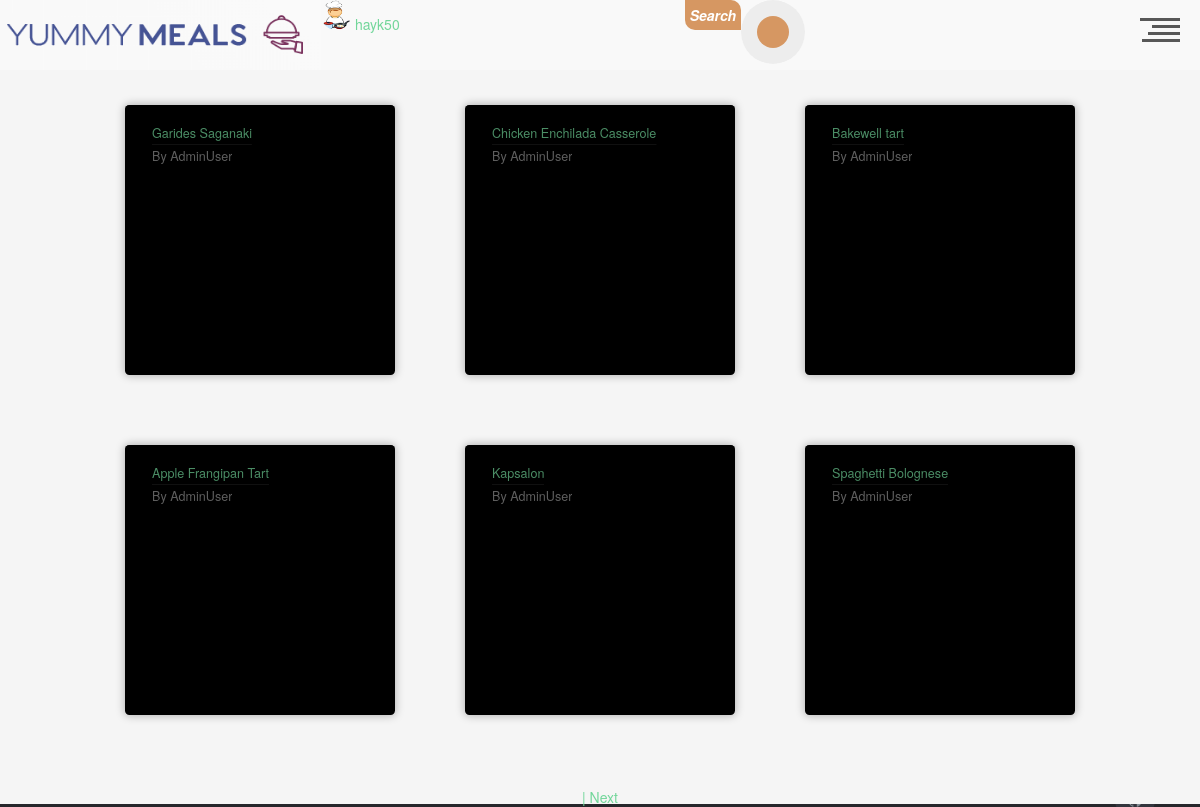
The app's page /meal/ (signed in) with its own data.
### app/users/models.py (models this page shows, shortened)
class User(db.Model, UserMixin):
    __tablename__ = 'user'
    id = db.Column(db.Integer, primary_key=True)
    username = db.Column(db.String(20), unique=True, nullable=False)
    email = db.Column(db.String(120), unique=True, nullable=False)
    image_file = db.Column(
        db.String(20), nullable=False, default='default.png')
    password = db.Column(db.String(60), nullable=False)
    comment = db.relationship('UserComments', backref='author', lazy=True)
    is_admin = db.Column(db.Boolean, default=False)

### app/meals/models.py (models this page shows, shortened)
class Meal(db.Model):
    __tablename__ = 'meal'
    id = Column(Integer, primary_key=True)
    name = Column(String)
    category_id = Column(Integer, ForeignKey('category.id'))
    area_id = Column(Integer, ForeignKey('area.id'))
    author_id = Column(Integer, ForeignKey('user.id'), default=1)
    instructions = Column(String)
    img_link = Column(String, default='default.jpg')
    tags = Column(String)
    video_link = Column(String)
    date_posted = Column(db.DateTime, nullable=False, default=datetime.utcnow)
    area = relationship("Area")
    category = relationship("Category")
    user = relationship("User")

### app/meals/routes.py (the view)
@meals_bp.route('/')
def test_route():
    if not current_user.is_authenticated:
        return redirect('/')
    page = request.args.get('page', 1, type=int)
    meallist = Meal.query.paginate(page, 6, False)
    next_url = url_for('meals.test_route', page=meallist.next_num) \
        if meallist.has_next else None
    prev_url = url_for('meals.test_route', page=meallist.prev_num) \
        if meallist.has_prev else None
    return render_template(
        'main_page.html',
        meallist=meallist,
        next_url=next_url,
        prev_url=prev_url,
    )

### app/users/models.py (called while the page is built)
@login_manager.user_loader
def load_user(user_id):
    return User.query.get(int(user_id))

### app/meals/templates/main_page.html (shortened to what this page needs)
{% extends 'base.html' %}
{% block content %}
    <link rel="stylesheet" href={{ url_for('meals.static', filename='css/main.css') }}  />
<div class="flexbox">
    {% for meal in meallist.items %}
        <div class="food-card" style="background-image:url(
          {% if meal.author_id != 1 %}
            {{url_for('meals.static' ,filename = meal.img_link )}}
          {% else %}
            {{meal.img_link}}
          {% endif %}
          );">
    <div class="food-card-content">
      <div class="heading show">
        <h2><a href="/meal/meal_info/{{meal.id}}">{{meal.name}}</a></h2>
      </div>
      <div class="heading author show">
        <h5>By <a href="{{url_for('users.users_profiles' , u_id = meal.user.id)}}" class="profile">{{meal.user.username}}</a></h5>
      </div>
    </div>
  </div>
    {% endfor %}
</div>
<div class="nav_btns">
    {% if next_url %}
    <a href="{{ next_url }}">  | Next </a>
    {% endif %}
</div>
{% endblock content %}

### app/index/templates/base.html (shortened to what this page needs)
<!DOCTYPE html>
<html lang="en">
<head>
    <link rel="stylesheet" href= "{{ url_for('index.static', filename='css/base.css') }}"  />
    <link rel="stylesheet" href="https://stackpath.bootstrapcdn.com/bootstrap/4.5.0/css/bootstrap.min.css">
    <link rel="stylesheet" href="https://cdnjs.cloudflare.com/ajax/libs/font-awesome/4.7.0/css/font-awesome.min.css">
    <link rel="stylesheet" href="https://cdnjs.cloudflare.com/ajax/libs/twitter-bootstrap/3.3.7/css/bootstrap.min.css">
</head>
<body id="page-top">
    {% include 'header.html' %}
<section id="preloader-section">
        <section/>
    <main class="main-content">
    {% block content %}
    {% endblock content %}
    </main>
    {% extends 'footer.html' %}

### app/index/templates/header.html (shortened to what this page needs)
<link rel="stylesheet" href="{{url_for('index.static',filename='css/header.css') }}">
<header style="display:flex">
  <h1><a style="display:flex;" href="/"><img width="321" height="70", src="{{url_for('index.static' ,  filename='media/Logo2-1.png') }}" ></a></h1>
  <h1>
  {%if current_user.is_authenticated%}
  <img width="30" height="30", src="{{url_for('users.static' ,  filename='profile_pics/'+current_user.image_file) }}" alt="Avatar" class="avatar img-circle">
  	<a href="/user/user_profile/{{current_user.id}}">{{current_user.username}}  </a>
	{%endif%}
  </h1>
<div class="search-form">
<p class="head_search_txt">Search</p>
 <form  method = 'GET' action="{{url_for('meals.meal_search')}}">
    <button style = "outline:none;" class="head_search_btn" type = 'submit'></button>
  </form>
</div>
  <div id="nav-trigger" role="button">
    <div class="line l-01"></div>
    <div class="line l-02"></div>
    <div class="line l-03"></div>
    <div class="line l-04"></div>
  </div>
</header>

### app/index/templates/footer.html (shortened to what this page needs)
    <footer class="site-footer">
      <div class="container">
        <div class="row">
          <div class="col-sm-12 col-md-6">
            <h6>About</h6>
            <p class="text-justify">Here's our ACA second course final Flask project. <br/>
            Authors: Vlad Harutyunyan, Hayk Sahakyan, <br/> Zhora Karyan and Ruzanna Ordyan<br>
              <a href="{{ url_for('index.presentation') }}">&#10024; Website presentation</a></p>
          </div>
          <div class="col-xs-6 col-md-3">
            <h6>Categories</h6>
            <ul class="footer-links">
                <li><a href="{{ url_for('meals.categories_list') }}">All Categories</a></li>
            </ul>
          </div>
          <div class="col-xs-6 col-md-3">
            <h6>Quick Links</h6>
            <ul class="footer-links">
             {% if  current_user.username %}
                <li><a href="{{ url_for('users.logout') }}">Logout</a></li>
                <li><a href="{{ url_for('users.account_get') }}">Settings</a></li>
                <li><a href="{{ url_for('users.users_profiles' , u_id = current_user.id) }}">My profile</a></li>
                <li><a href="{{ url_for('users.new_recipe_get') }}">New Recipe</a></li>
                <li><a href="{{ url_for('users.support_get') }}">Support</a></li>
                <li><a href="{{ url_for('users.messages_get') }}">Private Messages (PM) </a></li>
                {% else %}
                <li><a href="{{ url_for('users.login') }}">Login</a></li>
                <li><a href="{{ url_for('users.register') }}">Register</a></li>
            {% endif %}
            </ul>
          </div>
        </div>
      </div>
      <div class="container">
        <div class="row">
          <div class="col-md-8 col-sm-6 col-xs-12">
            <p class="copyright-text">Copyright &copy; 2020 All Rights Reserved
            </p>
          </div>
          <div class="col-md-4 col-sm-6 col-xs-12">
            <ul class="social-icons">
              <li><a class="dribbble" href="https://github.com/Vlad-Harutyunyan/YummyMeals"></a></li>
            </ul>
          </div>
        </div>
      </div>
</footer>

### app/index/static/css/base.css (style rules this page uses)
* { margin: 0; padding: 0; outline: none; box-sizing: border-box; }
.main-content { margin-bottom: 200px; z-index: 2; }
body { background-color: #ededed; }
#preloader-section { box-sizing: border-box; margin: 0; padding: 0; }
.site-footer { background-color:#26272b !important; padding:45px 0 20px; font-size:15px; line-height:16px; height: 230px; color:#737373; position: fixed; left: 0; bottom: 0; z-index: 0; width: 100%; }
.site-footer h6 { color:#fff; font-size:16px; text-transform:uppercase; margin-top:5px; letter-spacing:2px }
.site-footer a { color:#737373; }
.footer-links { padding-left:0; list-style:none }
.footer-links li { display:block }
.footer-links a { color:#737373 }
.site-footer .social-icons { text-align:right }
.site-footer .social-icons a { width:40px; height:40px; line-height:40px; margin-left:6px; margin-right:0; border-radius:100%; background-color:#33353d }
.copyright-text { margin:0 }
.social-icons { padding-left:0; margin-bottom:0; list-style:none }
.social-icons li { display:inline-block; margin-bottom:4px }
.social-icons a { background-color:#eceeef; color:#818a91; font-size:16px; display:inline-block; line-height:44px; width:44px; height:44px; text-align:center; margin-right:8px; border-radius:100%; -webkit-transition:all .2s linear; -o-transition:all .2s linear; transition:all .2s linear }

### app/meals/static/css/main.css (style rules this page uses)
html { font-family:"Open Sans",sans-serif; height:100%; width:100%; background:whitesmoke; }
div.show { position:relative;overflow:hidden;width:fit-content; }
div.show > h1,div.show > h2,div.show > h3,div.show > h4,div.show > h5,div.show > p { animation:1s show-slow ease-in; }
.heading > * { margin:0;padding:4px 0;line-height:1.125;white-space:nowrap;overflow:hidden;text-overflow:ellipsis;max-width:200px; }
.author > h5 { opacity:0.56;line-height:1.25; }
.food-card { position:relative;width:300px;height:300px;margin:20px 20px;border-radius:5px;box-shadow:0 0 10px 1px #00000045;background:black no-repeat right top ;background-size:auto 300px;color:white;overflow:hidden; }
.flexbox { display:flex;justify-content:center;vertical-align:middle;flex-wrap:wrap; }
.food-card-content { background:black;padding:20px 30px;opacity:0.66;transition:0.5s ease all; }
.food-card { transform:scale(0.9);transition:0.5s all ease; }
.profile { color:white; }
.nav_btns { width: 100%; text-align: center; margin: 40px auto; }

### records on screen
User: image_file (placeholder picture), username "hayk50"
Meal: name "Garides Saganaki", user.username "AdminUser"
Meal: name "Chicken Enchilada Casserole", user.username "AdminUser"
Meal: name "Bakewell tart", user.username "AdminUser"
Meal: name "Apple Frangipan Tart", user.username "AdminUser"
Meal: name "Kapsalon", user.username "AdminUser"
Meal: name "Spaghetti Bolognese", user.username "AdminUser"
